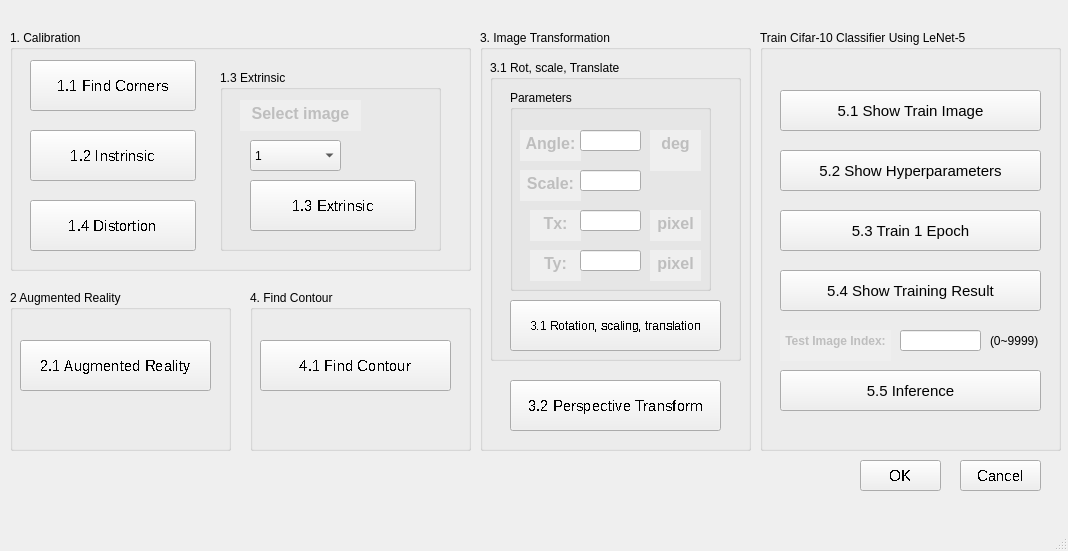
<?xml version="1.0" encoding="UTF-8"?>
<ui version="4.0">
 <class>MainWindow</class>
 <widget class="QMainWindow" name="MainWindow">
  <property name="geometry">
   <rect>
    <x>0</x>
    <y>0</y>
    <width>1068</width>
    <height>551</height>
   </rect>
  </property>
  <property name="windowTitle">
   <string>MainWindow</string>
  </property>
  <widget class="QWidget" name="centralwidget">
   <widget class="QPushButton" name="Cancel">
    <property name="geometry">
     <rect>
      <x>960</x>
      <y>460</y>
      <width>81</width>
      <height>31</height>
     </rect>
    </property>
    <property name="font">
     <font>
      <family>Arial</family>
      <pointsize>11</pointsize>
      <stylestrategy>NoAntialias</stylestrategy>
      <kerning>true</kerning>
     </font>
    </property>
    <property name="focusPolicy">
     <enum>Qt::StrongFocus</enum>
    </property>
    <property name="contextMenuPolicy">
     <enum>Qt::DefaultContextMenu</enum>
    </property>
    <property name="toolTipDuration">
     <number>-1</number>
    </property>
    <property name="text">
     <string>Cancel</string>
    </property>
    <property name="autoDefault">
     <bool>false</bool>
    </property>
   </widget>
   <widget class="QPushButton" name="OK">
    <property name="geometry">
     <rect>
      <x>860</x>
      <y>460</y>
      <width>81</width>
      <height>31</height>
     </rect>
    </property>
    <property name="font">
     <font>
      <family>Arial</family>
      <pointsize>11</pointsize>
      <stylestrategy>NoAntialias</stylestrategy>
      <kerning>true</kerning>
     </font>
    </property>
    <property name="focusPolicy">
     <enum>Qt::StrongFocus</enum>
    </property>
    <property name="contextMenuPolicy">
     <enum>Qt::DefaultContextMenu</enum>
    </property>
    <property name="toolTipDuration">
     <number>-1</number>
    </property>
    <property name="text">
     <string>OK</string>
    </property>
    <property name="autoDefault">
     <bool>false</bool>
    </property>
   </widget>
   <widget class="QGroupBox" name="groupBox_2">
    <property name="geometry">
     <rect>
      <x>10</x>
      <y>30</y>
      <width>461</width>
      <height>241</height>
     </rect>
    </property>
    <property name="title">
     <string>1. Calibration</string>
    </property>
    <widget class="QGroupBox" name="groupBox">
     <property name="geometry">
      <rect>
       <x>210</x>
       <y>40</y>
       <width>221</width>
       <height>181</height>
      </rect>
     </property>
     <property name="title">
      <string>1.3 Extrinsic</string>
     </property>
     <widget class="QPushButton" name="Extrinsic">
      <property name="geometry">
       <rect>
        <x>30</x>
        <y>110</y>
        <width>166</width>
        <height>51</height>
       </rect>
      </property>
      <property name="font">
       <font>
        <family>Arial</family>
        <pointsize>11</pointsize>
        <stylestrategy>NoAntialias</stylestrategy>
        <kerning>true</kerning>
       </font>
      </property>
      <property name="focusPolicy">
       <enum>Qt::StrongFocus</enum>
      </property>
      <property name="contextMenuPolicy">
       <enum>Qt::DefaultContextMenu</enum>
      </property>
      <property name="toolTipDuration">
       <number>-1</number>
      </property>
      <property name="text">
       <string>1.3 Extrinsic</string>
      </property>
      <property name="autoDefault">
       <bool>false</bool>
      </property>
     </widget>
     <widget class="QComboBox" name="comboBox">
      <property name="geometry">
       <rect>
        <x>30</x>
        <y>70</y>
        <width>91</width>
        <height>31</height>
       </rect>
      </property>
      <property name="insertPolicy">
       <enum>QComboBox::InsertAtBottom</enum>
      </property>
      <item>
       <property name="text">
        <string>1</string>
       </property>
      </item>
      <item>
       <property name="text">
        <string>2</string>
       </property>
      </item>
      <item>
       <property name="text">
        <string>3</string>
       </property>
      </item>
      <item>
       <property name="text">
        <string>4</string>
       </property>
      </item>
      <item>
       <property name="text">
        <string>5</string>
       </property>
      </item>
      <item>
       <property name="text">
        <string>6</string>
       </property>
      </item>
      <item>
       <property name="text">
        <string>7</string>
       </property>
      </item>
      <item>
       <property name="text">
        <string>8</string>
       </property>
      </item>
      <item>
       <property name="text">
        <string>9</string>
       </property>
      </item>
      <item>
       <property name="text">
        <string>10</string>
       </property>
      </item>
      <item>
       <property name="text">
        <string>11</string>
       </property>
      </item>
      <item>
       <property name="text">
        <string>12</string>
       </property>
      </item>
      <item>
       <property name="text">
        <string>13</string>
       </property>
      </item>
      <item>
       <property name="text">
        <string>14</string>
       </property>
      </item>
      <item>
       <property name="text">
        <string>15</string>
       </property>
      </item>
     </widget>
     <widget class="QTextEdit" name="Selectimage">
      <property name="enabled">
       <bool>false</bool>
      </property>
      <property name="geometry">
       <rect>
        <x>20</x>
        <y>30</y>
        <width>121</width>
        <height>31</height>
       </rect>
      </property>
      <property name="font">
       <font>
        <weight>50</weight>
        <bold>false</bold>
        <kerning>true</kerning>
       </font>
      </property>
      <property name="frameShape">
       <enum>QFrame::NoFrame</enum>
      </property>
      <property name="frameShadow">
       <enum>QFrame::Plain</enum>
      </property>
      <property name="lineWidth">
       <number>1</number>
      </property>
      <property name="verticalScrollBarPolicy">
       <enum>Qt::ScrollBarAsNeeded</enum>
      </property>
      <property name="html">
       <string>&lt;!DOCTYPE HTML PUBLIC &quot;-//W3C//DTD HTML 4.0//EN&quot; &quot;http://www.w3.org/TR/REC-html40/strict.dtd&quot;&gt;
&lt;html&gt;&lt;head&gt;&lt;meta name=&quot;qrichtext&quot; content=&quot;1&quot; /&gt;&lt;style type=&quot;text/css&quot;&gt;
p, li { white-space: pre-wrap; }
&lt;/style&gt;&lt;/head&gt;&lt;body style=&quot; font-family:'PMingLiU'; font-size:9pt; font-weight:400; font-style:normal;&quot;&gt;
&lt;p align=&quot;center&quot; style=&quot; margin-top:0px; margin-bottom:0px; margin-left:0px; margin-right:0px; -qt-block-indent:0; text-indent:0px;&quot;&gt;&lt;span style=&quot; font-size:12pt; font-weight:600;&quot;&gt;Select image&lt;/span&gt;&lt;/p&gt;&lt;/body&gt;&lt;/html&gt;</string>
      </property>
      <property name="cursorWidth">
       <number>0</number>
      </property>
     </widget>
    </widget>
    <widget class="QPushButton" name="Distortion">
     <property name="geometry">
      <rect>
       <x>20</x>
       <y>170</y>
       <width>166</width>
       <height>51</height>
      </rect>
     </property>
     <property name="font">
      <font>
       <family>Arial</family>
       <pointsize>11</pointsize>
       <stylestrategy>NoAntialias</stylestrategy>
       <kerning>true</kerning>
      </font>
     </property>
     <property name="focusPolicy">
      <enum>Qt::StrongFocus</enum>
     </property>
     <property name="contextMenuPolicy">
      <enum>Qt::DefaultContextMenu</enum>
     </property>
     <property name="toolTipDuration">
      <number>-1</number>
     </property>
     <property name="text">
      <string>1.4 Distortion</string>
     </property>
     <property name="autoDefault">
      <bool>false</bool>
     </property>
    </widget>
    <widget class="QPushButton" name="FindCorners">
     <property name="enabled">
      <bool>true</bool>
     </property>
     <property name="geometry">
      <rect>
       <x>20</x>
       <y>30</y>
       <width>166</width>
       <height>51</height>
      </rect>
     </property>
     <property name="font">
      <font>
       <family>Arial</family>
       <pointsize>11</pointsize>
       <stylestrategy>NoAntialias</stylestrategy>
       <kerning>true</kerning>
      </font>
     </property>
     <property name="focusPolicy">
      <enum>Qt::StrongFocus</enum>
     </property>
     <property name="contextMenuPolicy">
      <enum>Qt::DefaultContextMenu</enum>
     </property>
     <property name="toolTipDuration">
      <number>-1</number>
     </property>
     <property name="text">
      <string>1.1 Find Corners</string>
     </property>
     <property name="autoDefault">
      <bool>false</bool>
     </property>
    </widget>
    <widget class="QPushButton" name="Instrinsic">
     <property name="geometry">
      <rect>
       <x>20</x>
       <y>100</y>
       <width>166</width>
       <height>51</height>
      </rect>
     </property>
     <property name="font">
      <font>
       <family>Arial</family>
       <pointsize>11</pointsize>
       <stylestrategy>NoAntialias</stylestrategy>
       <kerning>true</kerning>
      </font>
     </property>
     <property name="focusPolicy">
      <enum>Qt::StrongFocus</enum>
     </property>
     <property name="contextMenuPolicy">
      <enum>Qt::DefaultContextMenu</enum>
     </property>
     <property name="toolTipDuration">
      <number>-1</number>
     </property>
     <property name="text">
      <string>1.2 Instrinsic</string>
     </property>
     <property name="autoDefault">
      <bool>false</bool>
     </property>
    </widget>
   </widget>
   <widget class="QGroupBox" name="groupBox_3">
    <property name="geometry">
     <rect>
      <x>10</x>
      <y>290</y>
      <width>221</width>
      <height>161</height>
     </rect>
    </property>
    <property name="title">
     <string>2 Augmented Reality</string>
    </property>
    <widget class="QPushButton" name="AumentedReality">
     <property name="geometry">
      <rect>
       <x>10</x>
       <y>50</y>
       <width>191</width>
       <height>51</height>
      </rect>
     </property>
     <property name="font">
      <font>
       <family>Arial</family>
       <pointsize>11</pointsize>
       <stylestrategy>NoAntialias</stylestrategy>
       <kerning>true</kerning>
      </font>
     </property>
     <property name="focusPolicy">
      <enum>Qt::StrongFocus</enum>
     </property>
     <property name="contextMenuPolicy">
      <enum>Qt::DefaultContextMenu</enum>
     </property>
     <property name="toolTipDuration">
      <number>-1</number>
     </property>
     <property name="text">
      <string>2.1 Augmented Reality</string>
     </property>
     <property name="autoDefault">
      <bool>false</bool>
     </property>
    </widget>
   </widget>
   <widget class="QGroupBox" name="groupBox_4">
    <property name="geometry">
     <rect>
      <x>250</x>
      <y>290</y>
      <width>221</width>
      <height>161</height>
     </rect>
    </property>
    <property name="title">
     <string>4. Find Contour</string>
    </property>
    <widget class="QPushButton" name="FindContour">
     <property name="geometry">
      <rect>
       <x>10</x>
       <y>50</y>
       <width>191</width>
       <height>51</height>
      </rect>
     </property>
     <property name="font">
      <font>
       <family>Arial</family>
       <pointsize>11</pointsize>
       <stylestrategy>NoAntialias</stylestrategy>
       <kerning>true</kerning>
      </font>
     </property>
     <property name="focusPolicy">
      <enum>Qt::StrongFocus</enum>
     </property>
     <property name="contextMenuPolicy">
      <enum>Qt::DefaultContextMenu</enum>
     </property>
     <property name="toolTipDuration">
      <number>-1</number>
     </property>
     <property name="text">
      <string>4.1 Find Contour</string>
     </property>
     <property name="autoDefault">
      <bool>false</bool>
     </property>
    </widget>
   </widget>
   <widget class="QGroupBox" name="groupBox_5">
    <property name="geometry">
     <rect>
      <x>480</x>
      <y>30</y>
      <width>271</width>
      <height>421</height>
     </rect>
    </property>
    <property name="title">
     <string>3. Image Transformation</string>
    </property>
    <widget class="QPushButton" name="Perspective">
     <property name="geometry">
      <rect>
       <x>30</x>
       <y>350</y>
       <width>211</width>
       <height>51</height>
      </rect>
     </property>
     <property name="font">
      <font>
       <family>Arial</family>
       <pointsize>11</pointsize>
       <stylestrategy>NoAntialias</stylestrategy>
       <kerning>true</kerning>
      </font>
     </property>
     <property name="focusPolicy">
      <enum>Qt::StrongFocus</enum>
     </property>
     <property name="contextMenuPolicy">
      <enum>Qt::DefaultContextMenu</enum>
     </property>
     <property name="toolTipDuration">
      <number>-1</number>
     </property>
     <property name="text">
      <string>3.2 Perspective Transform</string>
     </property>
     <property name="autoDefault">
      <bool>false</bool>
     </property>
    </widget>
    <widget class="QGroupBox" name="groupBox_7">
     <property name="geometry">
      <rect>
       <x>10</x>
       <y>30</y>
       <width>251</width>
       <height>301</height>
      </rect>
     </property>
     <property name="title">
      <string>3.1 Rot, scale, Translate</string>
     </property>
     <property name="flat">
      <bool>false</bool>
     </property>
     <property name="checkable">
      <bool>false</bool>
     </property>
     <widget class="QPushButton" name="Rotation">
      <property name="geometry">
       <rect>
        <x>20</x>
        <y>240</y>
        <width>211</width>
        <height>51</height>
       </rect>
      </property>
      <property name="font">
       <font>
        <family>Arial</family>
        <pointsize>9</pointsize>
        <stylestrategy>NoAntialias</stylestrategy>
        <kerning>true</kerning>
       </font>
      </property>
      <property name="focusPolicy">
       <enum>Qt::StrongFocus</enum>
      </property>
      <property name="contextMenuPolicy">
       <enum>Qt::DefaultContextMenu</enum>
      </property>
      <property name="toolTipDuration">
       <number>-1</number>
      </property>
      <property name="text">
       <string>3.1 Rotation, scaling, translation</string>
      </property>
      <property name="autoDefault">
       <bool>false</bool>
      </property>
     </widget>
     <widget class="QGroupBox" name="groupBox_6">
      <property name="geometry">
       <rect>
        <x>20</x>
        <y>30</y>
        <width>201</width>
        <height>201</height>
       </rect>
      </property>
      <property name="title">
       <string>Parameters</string>
      </property>
      <widget class="QTextEdit" name="textEdit_30">
       <property name="enabled">
        <bool>false</bool>
       </property>
       <property name="geometry">
        <rect>
         <x>20</x>
         <y>160</y>
         <width>51</width>
         <height>31</height>
        </rect>
       </property>
       <property name="font">
        <font>
         <pointsize>8</pointsize>
         <weight>50</weight>
         <bold>false</bold>
         <kerning>true</kerning>
        </font>
       </property>
       <property name="frameShape">
        <enum>QFrame::NoFrame</enum>
       </property>
       <property name="frameShadow">
        <enum>QFrame::Plain</enum>
       </property>
       <property name="lineWidth">
        <number>1</number>
       </property>
       <property name="verticalScrollBarPolicy">
        <enum>Qt::ScrollBarAsNeeded</enum>
       </property>
       <property name="html">
        <string>&lt;!DOCTYPE HTML PUBLIC &quot;-//W3C//DTD HTML 4.0//EN&quot; &quot;http://www.w3.org/TR/REC-html40/strict.dtd&quot;&gt;
&lt;html&gt;&lt;head&gt;&lt;meta name=&quot;qrichtext&quot; content=&quot;1&quot; /&gt;&lt;style type=&quot;text/css&quot;&gt;
p, li { white-space: pre-wrap; }
&lt;/style&gt;&lt;/head&gt;&lt;body style=&quot; font-family:'PMingLiU'; font-size:8pt; font-weight:400; font-style:normal;&quot;&gt;
&lt;p align=&quot;center&quot; style=&quot; margin-top:0px; margin-bottom:0px; margin-left:0px; margin-right:0px; -qt-block-indent:0; text-indent:0px;&quot;&gt;&lt;span style=&quot; font-size:12pt; font-weight:600;&quot;&gt;Ty:&lt;/span&gt;&lt;/p&gt;&lt;/body&gt;&lt;/html&gt;</string>
       </property>
       <property name="cursorWidth">
        <number>0</number>
       </property>
      </widget>
      <widget class="QTextEdit" name="textEdit_31">
       <property name="enabled">
        <bool>false</bool>
       </property>
       <property name="geometry">
        <rect>
         <x>10</x>
         <y>40</y>
         <width>61</width>
         <height>31</height>
        </rect>
       </property>
       <property name="font">
        <font>
         <pointsize>8</pointsize>
         <weight>50</weight>
         <bold>false</bold>
         <kerning>true</kerning>
        </font>
       </property>
       <property name="frameShape">
        <enum>QFrame::NoFrame</enum>
       </property>
       <property name="frameShadow">
        <enum>QFrame::Plain</enum>
       </property>
       <property name="lineWidth">
        <number>1</number>
       </property>
       <property name="verticalScrollBarPolicy">
        <enum>Qt::ScrollBarAsNeeded</enum>
       </property>
       <property name="html">
        <string>&lt;!DOCTYPE HTML PUBLIC &quot;-//W3C//DTD HTML 4.0//EN&quot; &quot;http://www.w3.org/TR/REC-html40/strict.dtd&quot;&gt;
&lt;html&gt;&lt;head&gt;&lt;meta name=&quot;qrichtext&quot; content=&quot;1&quot; /&gt;&lt;style type=&quot;text/css&quot;&gt;
p, li { white-space: pre-wrap; }
&lt;/style&gt;&lt;/head&gt;&lt;body style=&quot; font-family:'PMingLiU'; font-size:8pt; font-weight:400; font-style:normal;&quot;&gt;
&lt;p align=&quot;center&quot; style=&quot; margin-top:0px; margin-bottom:0px; margin-left:0px; margin-right:0px; -qt-block-indent:0; text-indent:0px;&quot;&gt;&lt;span style=&quot; font-size:12pt; font-weight:600;&quot;&gt;Angle:&lt;/span&gt;&lt;/p&gt;&lt;/body&gt;&lt;/html&gt;</string>
       </property>
       <property name="cursorWidth">
        <number>0</number>
       </property>
      </widget>
      <widget class="QTextEdit" name="textEdit_32">
       <property name="enabled">
        <bool>false</bool>
       </property>
       <property name="geometry">
        <rect>
         <x>10</x>
         <y>80</y>
         <width>61</width>
         <height>31</height>
        </rect>
       </property>
       <property name="font">
        <font>
         <pointsize>8</pointsize>
         <weight>50</weight>
         <bold>false</bold>
         <kerning>true</kerning>
        </font>
       </property>
       <property name="frameShape">
        <enum>QFrame::NoFrame</enum>
       </property>
       <property name="frameShadow">
        <enum>QFrame::Plain</enum>
       </property>
       <property name="lineWidth">
        <number>1</number>
       </property>
       <property name="verticalScrollBarPolicy">
        <enum>Qt::ScrollBarAsNeeded</enum>
       </property>
       <property name="html">
        <string>&lt;!DOCTYPE HTML PUBLIC &quot;-//W3C//DTD HTML 4.0//EN&quot; &quot;http://www.w3.org/TR/REC-html40/strict.dtd&quot;&gt;
&lt;html&gt;&lt;head&gt;&lt;meta name=&quot;qrichtext&quot; content=&quot;1&quot; /&gt;&lt;style type=&quot;text/css&quot;&gt;
p, li { white-space: pre-wrap; }
&lt;/style&gt;&lt;/head&gt;&lt;body style=&quot; font-family:'PMingLiU'; font-size:8pt; font-weight:400; font-style:normal;&quot;&gt;
&lt;p align=&quot;center&quot; style=&quot; margin-top:0px; margin-bottom:0px; margin-left:0px; margin-right:0px; -qt-block-indent:0; text-indent:0px;&quot;&gt;&lt;span style=&quot; font-size:12pt; font-weight:600;&quot;&gt;Scale:&lt;/span&gt;&lt;/p&gt;&lt;/body&gt;&lt;/html&gt;</string>
       </property>
       <property name="cursorWidth">
        <number>0</number>
       </property>
      </widget>
      <widget class="QTextEdit" name="textEdit_33">
       <property name="enabled">
        <bool>false</bool>
       </property>
       <property name="geometry">
        <rect>
         <x>20</x>
         <y>120</y>
         <width>51</width>
         <height>31</height>
        </rect>
       </property>
       <property name="font">
        <font>
         <pointsize>8</pointsize>
         <weight>50</weight>
         <bold>false</bold>
         <kerning>true</kerning>
        </font>
       </property>
       <property name="frameShape">
        <enum>QFrame::NoFrame</enum>
       </property>
       <property name="frameShadow">
        <enum>QFrame::Plain</enum>
       </property>
       <property name="lineWidth">
        <number>1</number>
       </property>
       <property name="verticalScrollBarPolicy">
        <enum>Qt::ScrollBarAsNeeded</enum>
       </property>
       <property name="html">
        <string>&lt;!DOCTYPE HTML PUBLIC &quot;-//W3C//DTD HTML 4.0//EN&quot; &quot;http://www.w3.org/TR/REC-html40/strict.dtd&quot;&gt;
&lt;html&gt;&lt;head&gt;&lt;meta name=&quot;qrichtext&quot; content=&quot;1&quot; /&gt;&lt;style type=&quot;text/css&quot;&gt;
p, li { white-space: pre-wrap; }
&lt;/style&gt;&lt;/head&gt;&lt;body style=&quot; font-family:'PMingLiU'; font-size:8pt; font-weight:400; font-style:normal;&quot;&gt;
&lt;p align=&quot;center&quot; style=&quot; margin-top:0px; margin-bottom:0px; margin-left:0px; margin-right:0px; -qt-block-indent:0; text-indent:0px;&quot;&gt;&lt;span style=&quot; font-size:12pt; font-weight:600;&quot;&gt;Tx:&lt;/span&gt;&lt;/p&gt;&lt;/body&gt;&lt;/html&gt;</string>
       </property>
       <property name="cursorWidth">
        <number>0</number>
       </property>
      </widget>
      <widget class="QTextEdit" name="textEdit_34">
       <property name="enabled">
        <bool>false</bool>
       </property>
       <property name="geometry">
        <rect>
         <x>140</x>
         <y>160</y>
         <width>51</width>
         <height>31</height>
        </rect>
       </property>
       <property name="font">
        <font>
         <pointsize>8</pointsize>
         <weight>50</weight>
         <bold>false</bold>
         <kerning>true</kerning>
        </font>
       </property>
       <property name="frameShape">
        <enum>QFrame::NoFrame</enum>
       </property>
       <property name="frameShadow">
        <enum>QFrame::Plain</enum>
       </property>
       <property name="lineWidth">
        <number>1</number>
       </property>
       <property name="verticalScrollBarPolicy">
        <enum>Qt::ScrollBarAsNeeded</enum>
       </property>
       <property name="html">
        <string>&lt;!DOCTYPE HTML PUBLIC &quot;-//W3C//DTD HTML 4.0//EN&quot; &quot;http://www.w3.org/TR/REC-html40/strict.dtd&quot;&gt;
&lt;html&gt;&lt;head&gt;&lt;meta name=&quot;qrichtext&quot; content=&quot;1&quot; /&gt;&lt;style type=&quot;text/css&quot;&gt;
p, li { white-space: pre-wrap; }
&lt;/style&gt;&lt;/head&gt;&lt;body style=&quot; font-family:'PMingLiU'; font-size:8pt; font-weight:400; font-style:normal;&quot;&gt;
&lt;p align=&quot;center&quot; style=&quot; margin-top:0px; margin-bottom:0px; margin-left:0px; margin-right:0px; -qt-block-indent:0; text-indent:0px;&quot;&gt;&lt;span style=&quot; font-size:12pt; font-weight:600;&quot;&gt;pixel&lt;/span&gt;&lt;/p&gt;&lt;/body&gt;&lt;/html&gt;</string>
       </property>
       <property name="cursorWidth">
        <number>0</number>
       </property>
      </widget>
      <widget class="QTextEdit" name="textEdit_35">
       <property name="enabled">
        <bool>false</bool>
       </property>
       <property name="geometry">
        <rect>
         <x>140</x>
         <y>40</y>
         <width>51</width>
         <height>41</height>
        </rect>
       </property>
       <property name="font">
        <font>
         <pointsize>8</pointsize>
         <weight>50</weight>
         <bold>false</bold>
         <kerning>true</kerning>
        </font>
       </property>
       <property name="frameShape">
        <enum>QFrame::NoFrame</enum>
       </property>
       <property name="frameShadow">
        <enum>QFrame::Plain</enum>
       </property>
       <property name="lineWidth">
        <number>1</number>
       </property>
       <property name="verticalScrollBarPolicy">
        <enum>Qt::ScrollBarAsNeeded</enum>
       </property>
       <property name="html">
        <string>&lt;!DOCTYPE HTML PUBLIC &quot;-//W3C//DTD HTML 4.0//EN&quot; &quot;http://www.w3.org/TR/REC-html40/strict.dtd&quot;&gt;
&lt;html&gt;&lt;head&gt;&lt;meta name=&quot;qrichtext&quot; content=&quot;1&quot; /&gt;&lt;style type=&quot;text/css&quot;&gt;
p, li { white-space: pre-wrap; }
&lt;/style&gt;&lt;/head&gt;&lt;body style=&quot; font-family:'PMingLiU'; font-size:8pt; font-weight:400; font-style:normal;&quot;&gt;
&lt;p align=&quot;center&quot; style=&quot; margin-top:0px; margin-bottom:0px; margin-left:0px; margin-right:0px; -qt-block-indent:0; text-indent:0px;&quot;&gt;&lt;span style=&quot; font-size:12pt; font-weight:600;&quot;&gt;deg&lt;/span&gt;&lt;/p&gt;&lt;/body&gt;&lt;/html&gt;</string>
       </property>
       <property name="cursorWidth">
        <number>0</number>
       </property>
      </widget>
      <widget class="QTextEdit" name="textEdit_36">
       <property name="enabled">
        <bool>false</bool>
       </property>
       <property name="geometry">
        <rect>
         <x>140</x>
         <y>120</y>
         <width>51</width>
         <height>31</height>
        </rect>
       </property>
       <property name="font">
        <font>
         <pointsize>8</pointsize>
         <weight>50</weight>
         <bold>false</bold>
         <kerning>true</kerning>
        </font>
       </property>
       <property name="frameShape">
        <enum>QFrame::NoFrame</enum>
       </property>
       <property name="frameShadow">
        <enum>QFrame::Plain</enum>
       </property>
       <property name="lineWidth">
        <number>1</number>
       </property>
       <property name="verticalScrollBarPolicy">
        <enum>Qt::ScrollBarAsNeeded</enum>
       </property>
       <property name="html">
        <string>&lt;!DOCTYPE HTML PUBLIC &quot;-//W3C//DTD HTML 4.0//EN&quot; &quot;http://www.w3.org/TR/REC-html40/strict.dtd&quot;&gt;
&lt;html&gt;&lt;head&gt;&lt;meta name=&quot;qrichtext&quot; content=&quot;1&quot; /&gt;&lt;style type=&quot;text/css&quot;&gt;
p, li { white-space: pre-wrap; }
&lt;/style&gt;&lt;/head&gt;&lt;body style=&quot; font-family:'PMingLiU'; font-size:8pt; font-weight:400; font-style:normal;&quot;&gt;
&lt;p align=&quot;center&quot; style=&quot; margin-top:0px; margin-bottom:0px; margin-left:0px; margin-right:0px; -qt-block-indent:0; text-indent:0px;&quot;&gt;&lt;span style=&quot; font-size:12pt; font-weight:600;&quot;&gt;pixel&lt;/span&gt;&lt;/p&gt;&lt;/body&gt;&lt;/html&gt;</string>
       </property>
       <property name="cursorWidth">
        <number>0</number>
       </property>
      </widget>
      <widget class="QLineEdit" name="Angle">
       <property name="geometry">
        <rect>
         <x>70</x>
         <y>40</y>
         <width>61</width>
         <height>21</height>
        </rect>
       </property>
      </widget>
      <widget class="QLineEdit" name="Scale">
       <property name="geometry">
        <rect>
         <x>70</x>
         <y>80</y>
         <width>61</width>
         <height>21</height>
        </rect>
       </property>
      </widget>
      <widget class="QLineEdit" name="Tx">
       <property name="geometry">
        <rect>
         <x>70</x>
         <y>120</y>
         <width>61</width>
         <height>21</height>
        </rect>
       </property>
      </widget>
      <widget class="QLineEdit" name="Ty">
       <property name="geometry">
        <rect>
         <x>70</x>
         <y>160</y>
         <width>61</width>
         <height>21</height>
        </rect>
       </property>
      </widget>
     </widget>
    </widget>
   </widget>
   <widget class="QLabel" name="label">
    <property name="geometry">
     <rect>
      <x>450</x>
      <y>620</y>
      <width>47</width>
      <height>12</height>
     </rect>
    </property>
    <property name="text">
     <string>TextLabel</string>
    </property>
   </widget>
   <widget class="QGroupBox" name="groupBox_8">
    <property name="geometry">
     <rect>
      <x>760</x>
      <y>30</y>
      <width>301</width>
      <height>421</height>
     </rect>
    </property>
    <property name="title">
     <string>Train Cifar-10 Classifier Using LeNet-5 </string>
    </property>
    <widget class="QPushButton" name="TrainImage">
     <property name="geometry">
      <rect>
       <x>20</x>
       <y>60</y>
       <width>261</width>
       <height>41</height>
      </rect>
     </property>
     <property name="font">
      <font>
       <pointsize>11</pointsize>
      </font>
     </property>
     <property name="text">
      <string>5.1 Show Train Image</string>
     </property>
    </widget>
    <widget class="QPushButton" name="Hyperparameters">
     <property name="geometry">
      <rect>
       <x>20</x>
       <y>120</y>
       <width>261</width>
       <height>41</height>
      </rect>
     </property>
     <property name="font">
      <font>
       <pointsize>11</pointsize>
      </font>
     </property>
     <property name="text">
      <string>5.2 Show Hyperparameters</string>
     </property>
    </widget>
    <widget class="QPushButton" name="TrainEpoch">
     <property name="geometry">
      <rect>
       <x>20</x>
       <y>180</y>
       <width>261</width>
       <height>41</height>
      </rect>
     </property>
     <property name="font">
      <font>
       <pointsize>11</pointsize>
      </font>
     </property>
     <property name="text">
      <string>5.3 Train 1 Epoch</string>
     </property>
    </widget>
    <widget class="QPushButton" name="TrainingResult">
     <property name="geometry">
      <rect>
       <x>20</x>
       <y>240</y>
       <width>261</width>
       <height>41</height>
      </rect>
     </property>
     <property name="font">
      <font>
       <pointsize>11</pointsize>
      </font>
     </property>
     <property name="text">
      <string>5.4 Show Training Result</string>
     </property>
    </widget>
    <widget class="QPushButton" name="Inference">
     <property name="geometry">
      <rect>
       <x>20</x>
       <y>340</y>
       <width>261</width>
       <height>41</height>
      </rect>
     </property>
     <property name="font">
      <font>
       <pointsize>11</pointsize>
      </font>
     </property>
     <property name="text">
      <string>5.5 Inference</string>
     </property>
    </widget>
    <widget class="QLineEdit" name="ImageIndex">
     <property name="geometry">
      <rect>
       <x>140</x>
       <y>300</y>
       <width>81</width>
       <height>21</height>
      </rect>
     </property>
     <property name="layoutDirection">
      <enum>Qt::LeftToRight</enum>
     </property>
     <property name="autoFillBackground">
      <bool>false</bool>
     </property>
     <property name="inputMethodHints">
      <set>Qt::ImhNone</set>
     </property>
     <property name="text">
      <string/>
     </property>
     <property name="frame">
      <bool>true</bool>
     </property>
     <property name="echoMode">
      <enum>QLineEdit::Normal</enum>
     </property>
     <property name="cursorPosition">
      <number>0</number>
     </property>
     <property name="alignment">
      <set>Qt::AlignCenter</set>
     </property>
     <property name="dragEnabled">
      <bool>false</bool>
     </property>
     <property name="cursorMoveStyle">
      <enum>Qt::LogicalMoveStyle</enum>
     </property>
     <property name="clearButtonEnabled">
      <bool>true</bool>
     </property>
    </widget>
    <widget class="QTextEdit" name="textEdit_44">
     <property name="enabled">
      <bool>false</bool>
     </property>
     <property name="geometry">
      <rect>
       <x>20</x>
       <y>300</y>
       <width>111</width>
       <height>31</height>
      </rect>
     </property>
     <property name="font">
      <font>
       <pointsize>8</pointsize>
       <weight>50</weight>
       <bold>false</bold>
       <kerning>true</kerning>
      </font>
     </property>
     <property name="frameShape">
      <enum>QFrame::NoFrame</enum>
     </property>
     <property name="frameShadow">
      <enum>QFrame::Plain</enum>
     </property>
     <property name="lineWidth">
      <number>1</number>
     </property>
     <property name="verticalScrollBarPolicy">
      <enum>Qt::ScrollBarAsNeeded</enum>
     </property>
     <property name="html">
      <string>&lt;!DOCTYPE HTML PUBLIC &quot;-//W3C//DTD HTML 4.0//EN&quot; &quot;http://www.w3.org/TR/REC-html40/strict.dtd&quot;&gt;
&lt;html&gt;&lt;head&gt;&lt;meta name=&quot;qrichtext&quot; content=&quot;1&quot; /&gt;&lt;style type=&quot;text/css&quot;&gt;
p, li { white-space: pre-wrap; }
&lt;/style&gt;&lt;/head&gt;&lt;body style=&quot; font-family:'PMingLiU'; font-size:8pt; font-weight:400; font-style:normal;&quot;&gt;
&lt;p align=&quot;center&quot; style=&quot; margin-top:0px; margin-bottom:0px; margin-left:0px; margin-right:0px; -qt-block-indent:0; text-indent:0px;&quot;&gt;&lt;span style=&quot; font-size:9pt; font-weight:600;&quot;&gt;Test Image Index:&lt;/span&gt;&lt;/p&gt;&lt;/body&gt;&lt;/html&gt;</string>
     </property>
     <property name="cursorWidth">
      <number>0</number>
     </property>
    </widget>
    <widget class="QLabel" name="label_2">
     <property name="geometry">
      <rect>
       <x>230</x>
       <y>300</y>
       <width>61</width>
       <height>21</height>
      </rect>
     </property>
     <property name="text">
      <string>(0~9999)</string>
     </property>
    </widget>
   </widget>
  </widget>
  <widget class="QMenuBar" name="menubar">
   <property name="geometry">
    <rect>
     <x>0</x>
     <y>0</y>
     <width>1068</width>
     <height>21</height>
    </rect>
   </property>
  </widget>
  <widget class="QStatusBar" name="statusbar"/>
 </widget>
 <resources/>
 <connections/>
</ui>
